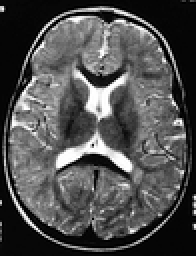
%> input picture Brain1.png, 98 x 128 px, shrunk from 256 x 333 before the run (shown 2 times larger)
$ octave main.m   (GNU Octave 9; MATLAB toolbox functions it lacks are replaced by stand-ins)
%> lines starting %> are read from the running program, lines starting %| are printed output that depends on the picture
### func_seperate_two_class.m
function level = func_seperate_two_class(I)


I = I(:);

% STEP 1: Compute mean intensity of image from histogram, set T=mean(I)
[counts, N]=hist(I,256);
i=1;
mu=cumsum(counts);
T(i)=(sum(N.*counts))/mu(end);

% STEP 2: compute Mean above T (MAT) and Mean below T (MBT) using T from
% step 1
mu2=cumsum(counts(N<=T(i)));
MBT=sum(N(N<=T(i)).*counts(N<=T(i)))/mu2(end);

mu3=cumsum(counts(N>T(i)));
MAT=sum(N(N>T(i)).*counts(N>T(i)))/mu3(end);
i=i+1;
T(i)=(MAT+MBT)/2;

% STEP 3 to n: repeat step 2 if T(i)~=T(i-1)
Threshold=T(i);
while abs(T(i)-T(i-1))>=1
    mu2=cumsum(counts(N<=T(i)));
    MBT=sum(N(N<=T(i)).*counts(N<=T(i)))/mu2(end);

    mu3=cumsum(counts(N>T(i)));
    MAT=sum(N(N>T(i)).*counts(N>T(i)))/mu3(end);

    i=i+1;
    T(i)=(MAT+MBT)/2;
    Threshold=T(i);
end

% Normalize the threshold to the range [i, 1].
level = Threshold;

### main.m
% function main
%
% This is a demo program of J. Tian, W. Yu, L. Chen, and L. Ma, "Image edge
% detection using variation-adaptive ant colony optimization,"
% Transactions on CCI V, LNCS 6910, 2011, pp. 27-40.
%
% Contact: eejtian@gmail.com
%

close all; clear all; clc;

img = double(imread('brain1.png'))./255;
%> img: size 128x98x3 double; min 0, max 1, mean 0.312
img = imnoise(img,'speckle',0.03);
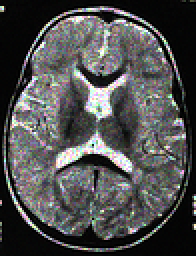
%> img: size 128x98x3 double (shown 2 times larger); mean R, G, B 0.31, 0.31, 0.31
img=rgb2ycbcr(img);
%> img: size 128x98x3 double; mean of channels 1, 2, 3 0.329, 0.502, 0.502

img=im2bw(img);
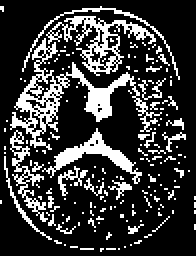
%> img: size 128x98 logical (shown 2 times larger); 22.3% white in thin lines or dots
[nrow, ncol] = size(img);
%> nrow = 128; ncol = 98

fprintf('Welcome to demo program.\nPlease wait......\n');

v = zeros(size(img));
v_norm = 0;
for rr =1:nrow
    for cc=1:ncol
        %defination of clique
        temp1 = [rr-2 cc-1; rr-2 cc+1; rr-1 cc-2; rr-1 cc-1; rr-1 cc; rr-1 cc+1; rr-1 cc+2; rr cc-1];
        temp2 = [rr+2 cc+1; rr+2 cc-1; rr+1 cc+2; rr+1 cc+1; rr+1 cc; rr+1 cc-1; rr+1 cc-2; rr cc+1];

        temp0 = find(temp1(:,1)>=1 & temp1(:,1)<=nrow & temp1(:,2)>=1 & temp1(:,2)<=ncol & temp2(:,1)>=1 & temp2(:,1)<=nrow & temp2(:,2)>=1 & temp2(:,2)<=ncol);

        temp11 = temp1(temp0, :);
        temp22 = temp2(temp0, :);

        temp00 = zeros(size(temp11,1));
        for kk = 1:size(temp11,1)
            temp00(kk) = abs(img(temp11(kk,1), temp11(kk,2))-img(temp22(kk,1), temp22(kk,2)));
        end

        if size(temp11,1) == 0
            v(rr, cc) = 0;
            v_norm = v_norm + v(rr, cc);
        else
            lambda = 10;
            temp00 = sin(pi .* temp00./2./lambda);
            v(rr, cc) = sum(sum(temp00.^2));
            v_norm = v_norm + v(rr, cc);
        end
    end
end
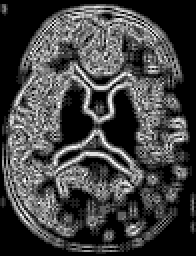
%> v: size 128x98 double (shown 2 times larger); min 0, max 0.196, mean 0.052; drawn with min black and max white
%> after the loop, lambda = 10; v_norm = 652.7
v = v./v_norm;
v = v.*100;
% pheromone function initialization
p = 0.0001 .* ones(size(img));

%paramete setting
alpha = 100;
beta = 0.1;
rho = 0.1;
phi = 0.00000005;

ant_total_num = round(sqrt(nrow*ncol));
%> ant_total_num = 112
ant_pos_idx = zeros(ant_total_num, 2); % record the location of ant

% initialize the positions of ants
rand('state', sum(clock));
temp = rand(ant_total_num, 2);
ant_pos_idx(:,1) = round(1 + (nrow-1) * temp(:,1)); %row index
ant_pos_idx(:,2) = round(1 + (ncol-1) * temp(:,2)); %column index

search_clique_mode = '8';
memory_length = 40;

% record the positions in ant's memory, convert 2D position-index (row, col) into
% 1D position-index
ant_memory = zeros(ant_total_num, memory_length);
total_step_num = 50;
total_iteration_num = 4;

for iteration_idx = 1: total_iteration_num

    %record the positions where ant have reached in the last 'memory_length' iterations
    delta_p = zeros(nrow, ncol);

    for step_idx = 1: total_step_num

        delta_p_current = zeros(nrow, ncol);

        for ant_idx = 1:ant_total_num

            ant_current_row_idx = ant_pos_idx(ant_idx,1);
            ant_current_col_idx = ant_pos_idx(ant_idx,2);

            % find the neighborhood of current position
            if search_clique_mode == '4'
                rr = ant_current_row_idx;
                cc = ant_current_col_idx;
                ant_search_range_temp = [rr-1 cc; rr cc+1; rr+1 cc; rr cc-1];
            elseif search_clique_mode == '8'
                rr = ant_current_row_idx;
                cc = ant_current_col_idx;
                ant_search_range_temp = [rr-1 cc-1; rr-1 cc; rr-1 cc+1; rr cc-1; rr cc+1; rr+1 cc-1; rr+1 cc; rr+1 cc+1];
            end

            %remove the positions our of the image's range
            temp = find(ant_search_range_temp(:,1)>=1 & ant_search_range_temp(:,1)<=nrow & ant_search_range_temp(:,2)>=1 & ant_search_range_temp(:,2)<=ncol);
            ant_search_range = ant_search_range_temp(temp, :);

            %calculate the transit prob. to the neighborhood of current
            %position
            ant_transit_prob_v = zeros(size(ant_search_range,1),1);
            ant_transit_prob_p = zeros(size(ant_search_range,1),1);

            for kk = 1:size(ant_search_range,1)

                temp = (ant_search_range(kk,1)-1)*ncol + ant_search_range(kk,2);

                if length(find(ant_memory(ant_idx,:)==temp))==0 %not in ant's memory
                    ant_transit_prob_v(kk) = v(ant_search_range(kk,1), ant_search_range(kk,2));
                    ant_transit_prob_p(kk) = p(ant_search_range(kk,1), ant_search_range(kk,2));
                else %in ant's memory
                    ant_transit_prob_v(kk) = 0;
                    ant_transit_prob_p(kk) = 0;
                end
            end

            % if all neighborhood are in memory, then the permissible search range is RE-calculated.
            if (sum(sum(ant_transit_prob_v))==0) || (sum(sum(ant_transit_prob_p))==0)
                for kk = 1:size(ant_search_range,1)
                    temp = (ant_search_range(kk,1)-1)*ncol + ant_search_range(kk,2);
                    ant_transit_prob_v(kk) = v(ant_search_range(kk,1), ant_search_range(kk,2));
                    ant_transit_prob_p(kk) = p(ant_search_range(kk,1), ant_search_range(kk,2));
                end
            end

            ant_transit_prob = (ant_transit_prob_v.^alpha) .* (ant_transit_prob_p.^beta) ./ (sum(sum((ant_transit_prob_v.^alpha) .* (ant_transit_prob_p.^beta))));

            % generate a random number to determine the next position.
            rand('state', sum(100*clock));
            temp = find(cumsum(ant_transit_prob)>=rand(1), 1);

            ant_next_row_idx = ant_search_range(temp,1);
            ant_next_col_idx = ant_search_range(temp,2);

            if length(ant_next_row_idx) == 0
                ant_next_row_idx = ant_current_row_idx;
                ant_next_col_idx = ant_current_col_idx;
            end

            ant_pos_idx(ant_idx,1) = ant_next_row_idx;
            ant_pos_idx(ant_idx,2) = ant_next_col_idx;

            %record the delta_p_current
            delta_p_current(ant_pos_idx(ant_idx,1), ant_pos_idx(ant_idx,2)) = 1;

            % record the new position into ant's memory
            if step_idx <= memory_length
                ant_memory(ant_idx,step_idx) = (ant_pos_idx(ant_idx,1)-1)*ncol + ant_pos_idx(ant_idx,2);
            elseif step_idx > memory_length
                ant_memory(ant_idx,:) = circshift(ant_memory(ant_idx,:),[0 -1]);
                ant_memory(ant_idx,end) = (ant_pos_idx(ant_idx,1)-1)*ncol + ant_pos_idx(ant_idx,2);

            end

            %update the pheromone function
            p = ((1-rho).*p + rho.*delta_p_current.*v).*delta_p_current + p.*(abs(1-delta_p_current));

        end % end of ant_idx

        % update the pheromone function
        delta_p = (delta_p + (delta_p_current>0))>0;
        p = (1-phi).*p;

    end % end of step_idx

end % end of iteration_idx
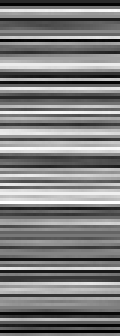
%> ant_memory: size 112x40 double (shown 3 times larger); min 66, max 12460, mean 6181.8; drawn with min black and max white
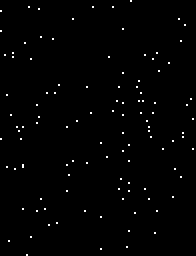
%> delta_p_current: size 128x98 double (shown 2 times larger); values 0 (black) and 1 (white), 0.88% white in thin lines or dots
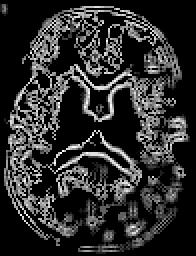
%> p: size 128x98 double (shown 2 times larger); min 2.47e-323, max 0.03, mean 0.00548; drawn with min black and max white
%> after the loop, ant_pos_idx = 112 rows, first 12: [22 13; 4 15; 60 97; 124 64; 79 54; 73 65; 16 1; 47 28; 56 57; 57 46; 70 1; 52 62]; ant_search_range_temp = [67 92; 67 93; 67 94; 68 92; 68 94; 69 92; 69 93; 69 94]; ant_transit_prob_p = [0; 0.015; 0.0001; 0.0187; 0.015; 0.0225; 0.0001; 0.015]; ant_transit_prob_v = [0; 0.015; 0.0112; 0.0187; 0.015; 0.0225; 0.0075; 0.015]; cc = 93; rr = 68

T = func_seperate_two_class(p);
%> in func_seperate_two_class, `[counts, N]=hist(I,256);`: counts = 256 values, max 8109 at index 1, min 0 at index 2, mean 49; N = 256 values from 5.86e-05 to 0.0299
%> in func_seperate_two_class, `mu=cumsum(counts);`: mu = 256 values from 8109 to 12544
%> in func_seperate_two_class, `mu2=cumsum(counts(N<=T(i)));`: mu2 = 46 values from 8109 to 8438
%> in func_seperate_two_class, `MBT=sum(N(N<=T(i)).*counts(N<=T(i)))/mu2(end);`: MBT = 0.000196
%> in func_seperate_two_class, `mu3=cumsum(counts(N>T(i)));`: mu3 = 210 values from 0 to 4106
%> in func_seperate_two_class, `MAT=sum(N(N>T(i)).*counts(N>T(i)))/mu3(end);`: MAT = 0.0162
%> in func_seperate_two_class, `Threshold=T(i);`: Threshold = 0.0082
%> after the loop in func_seperate_two_class, `while abs(T(i)-T(i-1))>=1`: T = [0.00544 0.0082]; i = 2
%> in func_seperate_two_class, `level = Threshold;`: level = 0.0082
%> T = 0.0082
imwrite(uint8(abs((p>=T).*255-255)), gray(256), ['test_edge.bmp'], 'bmp');
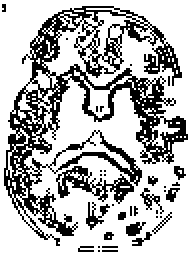
%> saved as test_edge.bmp: size 128x98x3 uint8 (shown 2 times larger); 71.4% white; black in thin lines or dots
fprintf('Done!\n');

%%%%%%%%%%%%%%%%%%%%%%%%%%%%%%%%%%%%%%%%%%%%%%%%%%%%%%%%%%%%%%%%%%%%%%%%%%%%%%%%%%%%%%%%%%%%%%%%%%%%%%%%%
%%%%%%%%%%%%%%%%%%%%%%%%%%%%%%%%%%%%%%%%%%%%%%%%%%%%%%%%%%%%%%%%%%%%%%%%%%%%%%%%%%%%%%%%%%%%%%%%%%%%%%%%%
%%%%%%%%%%%%%%%%%%%%%%%%%%%%%%%%%%%%%%   Inner Function  %%%%%%%%%%%%%%%%%%%%%%%%%%%%%%%%%%%%%%%%%%%%%%%%
%%%%%%%%%%%%%%%%%%%%%%%%%%%%%%%%%%%%%%%%%%%%%%%%%%%%%%%%%%%%%%%%%%%%%%%%%%%%%%%%%%%%%%%%%%%%%%%%%%%%%%%%%
%%%%%%%%%%%%%%%%%%%%%%%%%%%%%%%%%%%%%%%%%%%%%%%%%%%%%%%%%%%%%%%%%%%%%%%%%%%%%%%%%%%%%%%%%%%%%%%%%%%%%%%%%
%%%%%%%%%%%%%%%%%%%%%%%%%%%%%%%%%%%%%%%%%%%%%%%%%%%%%%%%%%%%%%%%%%%%%%%%%%%%%%%%%%%%%%%%%%%%%%%%%%%%%%%%%

% function level = func_seperate_two_class(I)
% %   ISODATA Compute global image threshold using iterative isodata method.
% %   LEVEL = ISODATA(I) computes a global threshold (LEVEL) that can be
% %   used to convert an intensity image to a binary image with IM2BW. LEVEL
% %   is a normalized intensity value that lies in the range [0, 1].
% %   This iterative technique for choosing a threshold was developed by Ridler and Calvard .
% %   The histogram is initially segmented into two parts using a starting threshold value such as 0 = 2B-1,
% %   half the maximum dynamic range.
% %   The sample mean (mf,0) of the gray values associated with the foreground pixels and the sample mean (mb,0)
% %   of the gray values associated with the background pixels are computed. A new threshold value 1 is now computed
% %   as the average of these two sample means. The process is repeated, based upon the new threshold,
% %   until the threshold value does not change any more.
% %
% % Reference :T.W. Ridler, S. Calvard, Picture thresholding using an iterative selection method,
% %            IEEE Trans. System, Man and Cybernetics, SMC-8 (1978) 630-632.
%
% % Convert all N-D arrays into a single column.  Convert to uint8 for
% % fastest histogram computation.
%
% I = I(:);
%
% % STEP 1: Compute mean intensity of image from histogram, set T=mean(I)
% [counts, N]=hist(I,256);
% i=1;
% mu=cumsum(counts);
% T(i)=(sum(N.*counts))/mu(end);
%
% % STEP 2: compute Mean above T (MAT) and Mean below T (MBT) using T from
% % step 1
% mu2=cumsum(counts(N<=T(i)));
% MBT=sum(N(N<=T(i)).*counts(N<=T(i)))/mu2(end);
%
% mu3=cumsum(counts(N>T(i)));
% MAT=sum(N(N>T(i)).*counts(N>T(i)))/mu3(end);
% i=i+1;
% T(i)=(MAT+MBT)/2;
%
% % STEP 3 to n: repeat step 2 if T(i)~=T(i-1)
% Threshold=T(i);
% while abs(T(i)-T(i-1))>=1
%     mu2=cumsum(counts(N<=T(i)));
%     MBT=sum(N(N<=T(i)).*counts(N<=T(i)))/mu2(end);
%
%     mu3=cumsum(counts(N>T(i)));
%     MAT=sum(N(N>T(i)).*counts(N>T(i)))/mu3(end);
%
%     i=i+1;
%     T(i)=(MAT+MBT)/2;
%     Threshold=T(i);
% end
%
% % Normalize the threshold to the range [i, 1].
% level = Threshold;
